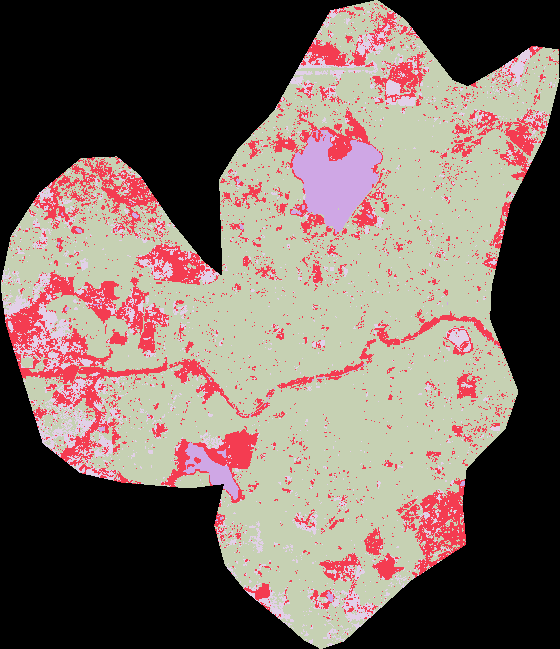
#> input picture AUTHOR_VERSION_Difference_Based_Change_Detection/Reference_district_tiffiles/Hyderabad.tif, 560 x 649 px, given in place of Bangalore_prediction_2016.png, which was not available
$ python compressClasses_to_BU_NBU.py
#> lines starting #> are read from the running program, lines starting #| are printed output that depends on the picture; pictures that were not available may be replaced by others from this repository, and a replacement may not be noted
from PIL import Image
import numpy as np
import pandas as pd
import os, sys

# define color coding used in prediction images
Background = 0
Green = 1
Water = 2
Builtup = 3
Barrenland = 4


districts=['Bangalore', 'Chennai', 'Delhi', 'Gurgaon', 'Hyderabad', 'Kolkata', 'Mumbai']
years = ['2016', '2017', '2018', '2019']

destination_directory = 'BU_NBU_maps'
os.makedirs( destination_directory, exist_ok = True )

for district in districts:
    for year in years:
        image_filename = 'Landcover_Predictions_Using_IndiaSat/'+district+'/'+district+'_prediction_'+year+'.png'
        image = np.array( Image.open(image_filename) )
#> image is the input picture: shape (649, 560) int32; 5 distinct labels, from 0 to 4

        # keep built-up pixels as it is i.e. BU with color code (1 * 65)
        image[ image == 3 ] = 65
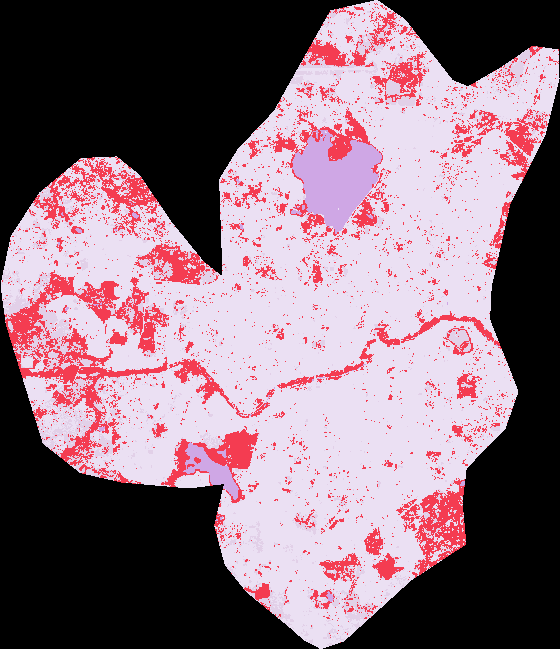
#> image: shape (649, 560) int32; 5 distinct labels, from 0 to 65; one colour per label, 0 black
        # keep green, water, and barrenland pixels as non-built-up i.e. NBU with color code (2 x 65)
        image[ image == 1 ] = 130
        image[ image == 2 ] = 130
        image[ image == 4 ] = 130
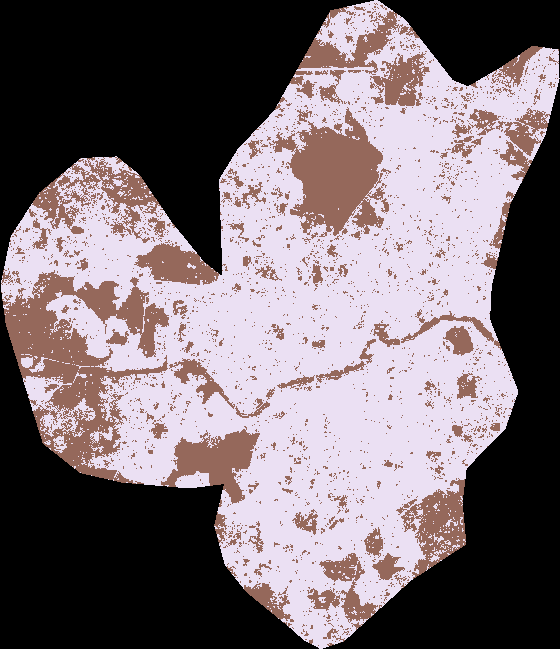
#> image: shape (649, 560) int32; 3 distinct labels, from 0 to 130; one colour per label, 0 black

        os.makedirs( destination_directory+'/'+district, exist_ok = True )

        image = ( Image.fromarray(image) ).convert("L")
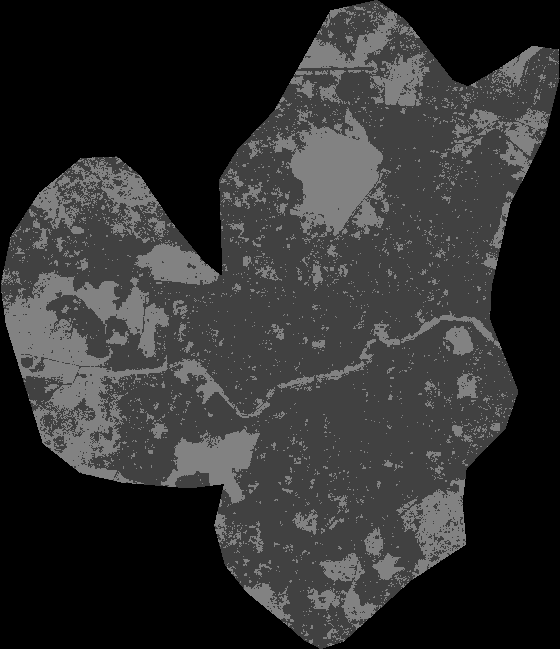
#> image: PIL image 560x649 L; min 0, max 130, mean 48.3
#> (the run stopped early here; a loop or call above may not have finished)

$ run again, on AUTHOR_VERSION_Difference_Based_Change_Detection/Reference_district_tiffiles/Kolkata.tif
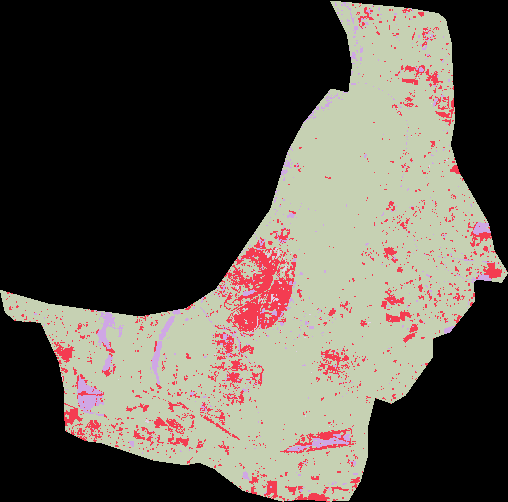
#> input picture AUTHOR_VERSION_Difference_Based_Change_Detection/Reference_district_tiffiles/Kolkata.tif, 508 x 502 px, given in place of Bangalore_prediction_2016.png, which was not available
#> image is the input picture: shape (502, 508) int32; 5 distinct labels, from 0 to 4
#> `image[ image == 4 ] = 130`:
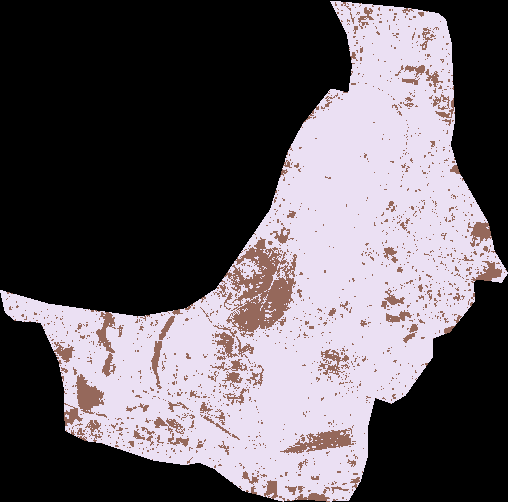
#> image: shape (502, 508) int32; 3 distinct labels, from 0 to 130; one colour per label, 0 black
#> `image = ( Image.fromarray(image) ).convert("L")`:
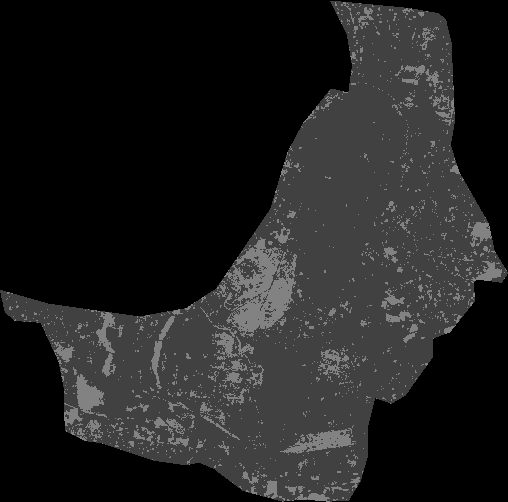
#> image: PIL image 508x502 L; min 0, max 130, mean 32.7

$ run again, on AUTHOR_VERSION_Difference_Based_Change_Detection/Reference_district_tiffiles/Mumbai.tif
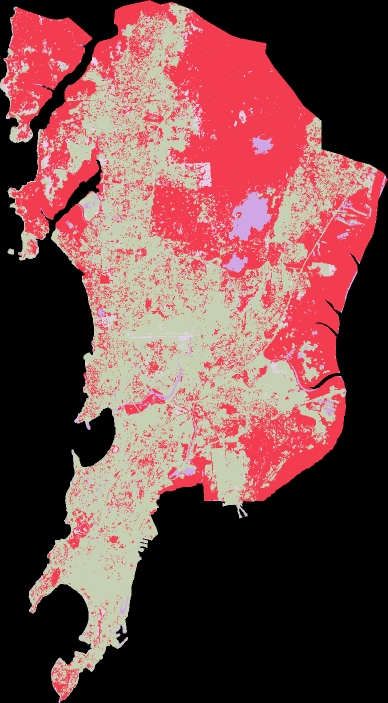
#> input picture AUTHOR_VERSION_Difference_Based_Change_Detection/Reference_district_tiffiles/Mumbai.tif, 775 x 1406 px, given in place of Bangalore_prediction_2016.png, which was not available (shown at 1/2 size)
#> image is the input picture: shape (1406, 775) int32; 5 distinct labels, from 0 to 4
#> `image[ image == 4 ] = 130`:
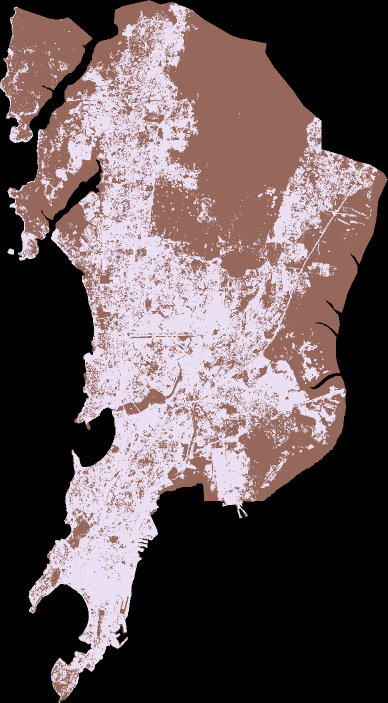
#> image: shape (1406, 775) int32 (shown at 1/2 size); 3 distinct labels, from 0 to 130; one colour per label, 0 black
#> `image = ( Image.fromarray(image) ).convert("L")`:
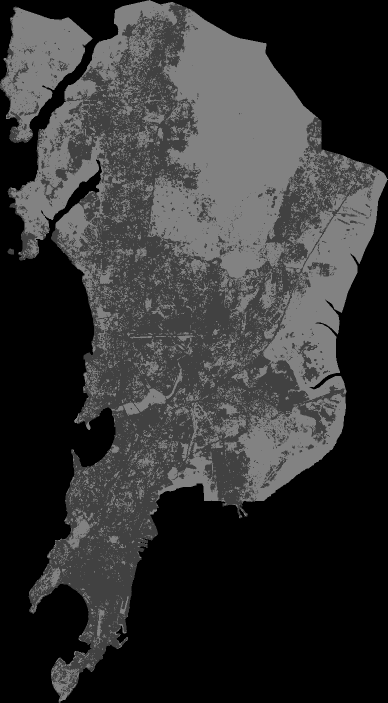
#> image: PIL image 775x1406 L (shown at 1/2 size); min 0, max 130, mean 52.2
